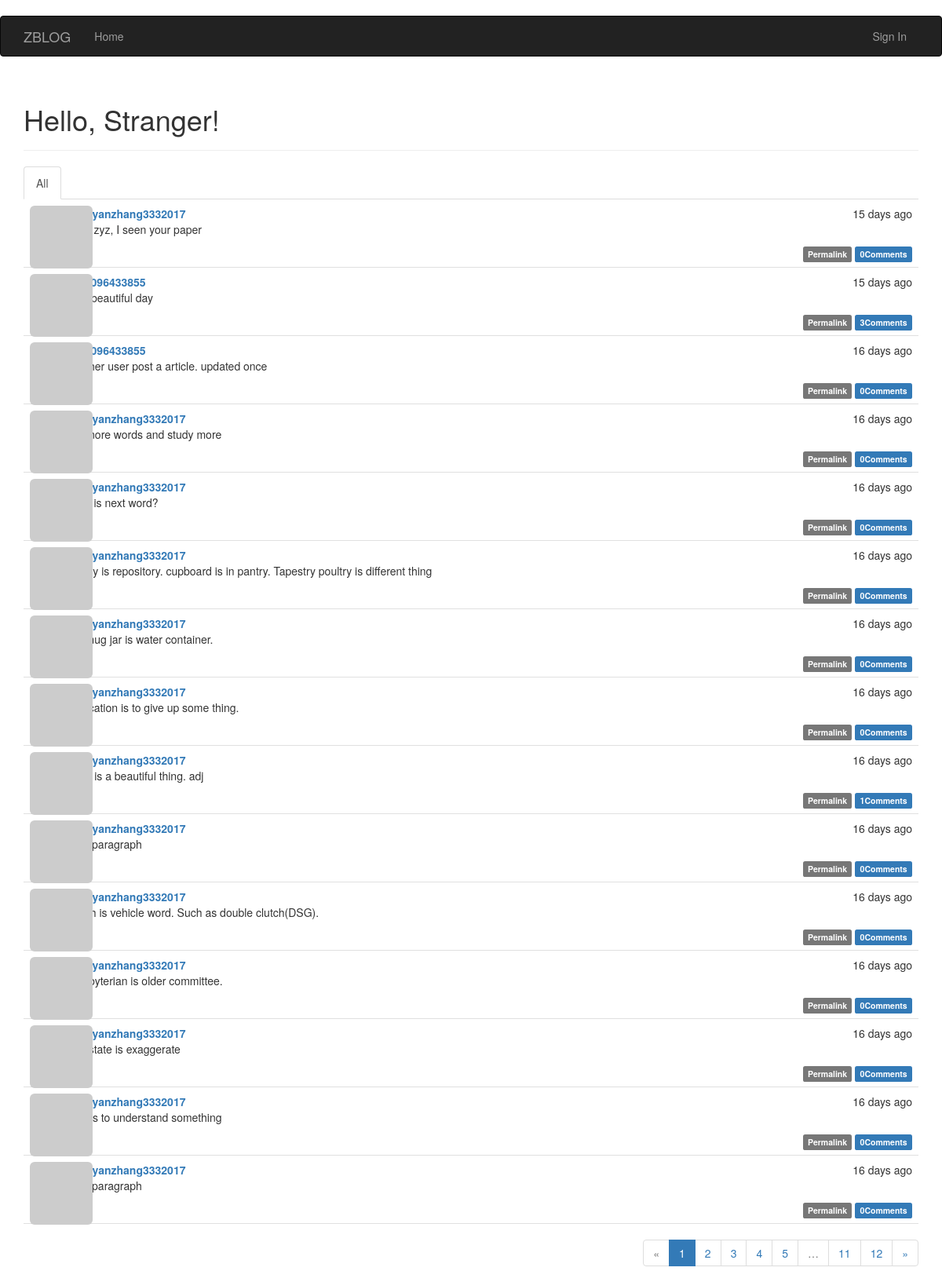
The page / on the database its author committed.
### app/models.py (models this page shows, shortened)
class Post(db.Model):
    __tablename__='posts'
    id = db.Column(db.Integer,primary_key=True)
    body = db.Column(db.Text)
    body_html=db.Column(db.Text)
    timestamp=db.Column(db.DateTime,index=True,default=datetime.utcnow)
    author_id=db.Column(db.Integer,db.ForeignKey('users.id'))
    comments=db.relationship('Comment',backref='post',lazy='dynamic')

class User(UserMixin,db.Model):
    __tablename__ = 'users'
    id = db.Column(db.Integer, primary_key=True)
    email = db.Column(db.String(64), unique=True, index=True)
    username = db.Column(db.String(64), unique=True, index=True)
    role_id = db.Column(db.Integer, db.ForeignKey('roles.id'))
    password_hash=db.Column(db.String(128))
    confirmed =db.Column(db.Boolean,default=False)
    posts   =db.relationship('Post',   backref='author',lazy='dynamic')
    comments=db.relationship('Comment',backref='author',lazy='dynamic')
    followed = db.relationship('Follow',
                                foreign_keys=[Follow.follower_id],
                                backref=db.backref('follower', lazy='joined'),
                                lazy='dynamic',
                                cascade='all, delete-orphan')
    followers = db.relationship('Follow',
                                foreign_keys=[Follow.followed_id],
                                backref=db.backref('followed', lazy='joined'),
                                lazy='dynamic',
                                cascade='all, delete-orphan')
    @property
    def password(self):
        raise AttributeError ('password is not a readable attribute')
    name= db.Column(db.String(64))
    location=db.Column(db.String(64))
    about_me=db.Column(db.Text())
    member_since=db.Column(db.DateTime(),default=datetime.utcnow)
    last_seen=db.Column(db.DateTime(),default=datetime.utcnow)
    avatar_hash =db.Column(db.String(32))
    def gravatar(self,size=100,default='identicon',rating='g'):
        if request.is_secure:
            url='https://secure.gravatar.com/avatar'
        else:
            url='http://www.gravatar.com/avatar'
        hash=self.avatar_hash or hashlib.md5(self.email.encode('utf-8')).hexdigest()
        return '{url}/{hash}?s={size}&d={default}&r={rating}'.\
            format(url=url,hash=hash,size=size,default=default,rating=rating)
    '''
    def change_email(self,token):
        pass
        self.email=new_email
        self.avatar_hashself.avatar_hash=hashlib.md5(self.email.encode('utf-8')).hexdigest()
        db.session.add(self)
    '''

### app/main/views.py (the view)
@main.route('/', methods=['GET', 'POST'])
def index():
    form = PostForm()
    if current_user.can(Permission.WRITE_ARTICLES) and\
            form.validate_on_submit():
        post=Post(body=form.body.data,author=current_user._get_current_object())
        db.session.add(post)
        return redirect(url_for('.index'))
    page=request.args.get('page',1,type=int)
    show_followed=False
    if current_user.is_authenticated:
        show_followed=bool(request.cookies.get('show_followed',''))
    if show_followed:
        query =current_user.followed_posts
    else:
        query = Post.query
    pagination=query.order_by(Post.timestamp.desc()).paginate(\
            page,per_page=15,error_out=False)
    posts=pagination.items
    return render_template('index.html',form=form,posts=posts,pagination=pagination\
            ,show_followed=show_followed)

### app/auth/views.py (called while the page is built)
@auth.before_app_request
def before_request():
    if current_user.is_authenticated:
        current_user.ping()
        if not current_user.confirmed\
                and request.endpoint[:5]!='auth.'\
                and request.endpoint !='static':
            return redirect(url_for('auth.unconfirmed'))

### app/main/__init__.py (called while the page is built)
@main.app_context_processor
def inject_permissions():
    return dict(Permission=Permission)

### app/models.py (called while the page is built)
    def can(self,permissions):
        return False

    def is_administrator(self):
        return False

### app/templates/index.html (shortened to what this page needs)
{% extends "base.html" %}
{% import "bootstrap/wtf.html" as wtf %}
{% import "_macros.html" as macros %}
{% block page_content %}
<div class="page-header">
    <h1>Hello, {% if current_user.is_authenticated %}{{ current_user.username }}{% else %}Stranger{% endif %}!</h1>
</div>
<div class="post-tabs">
    <ul class="nav nav-tabs">
        <li {% if not show_followed%} class = "active"{%endif%}><a href="{{url_for('.show_all')}}">All</a></li>
    </ul>
    {% include '_posts.html'%}
</div>
{% if pagination %}
<div class="pagination">
    {{macros.pagination_widget(pagination,'.index')}}
</div>
{% endif %}
{% endblock %}

### app/templates/_posts.html (shortened to what this page needs)
<ul class="posts">
    {% for post in posts %}
    <li class="post">
        <div class="post-thumbnail">
            <a href="{{ url_for('.user', username=post.author.username) }}">
                <img class="img-rounded profile-thumbnail" src="{{ post.author.gravatar(size=40) }}">
            </a>
        </div>
        <div class="post-content">
            <div class="post-date">{{ moment(post.timestamp).fromNow() }}</div>
            <div class="post-author"><a href="{{ url_for('.user', username=post.author.username) }}">{{ post.author.username }}</a></div>
            <div class="post-body">
                {% if post.body_html %}
                    {{ post.body_html | safe }}
                {% else %}
                    {{ post.body }}
                {% endif %}
            </div>
            <div class="post-footer">
                <a href="{{ url_for('.post', id=post.id) }}">
                    <span class="label label-default">Permalink</span>
                </a>
                <a href="{{url_for('.post',id=post.id)}}#comments">
                    <span class="label label-primary">
                        {{post.comments.count()}}Comments
                    </span>
                </a>
            </div>
        </div>
    </li>
    {% endfor %}
</ul>

### app/static/styles.css (style rules this page uses)
.profile-thumbnail { position: absolute; }
div.post-tabs { margin-top: 16px; }
ul.posts { list-style-type: none; padding: 0px; margin: 16px 0px 0px 0px; border-top: 1px solid #e0e0e0; }
div.post-tabs ul.posts { margin: 0px; border-top: none; }
ul.posts li.post { padding: 8px; border-bottom: 1px solid #e0e0e0; }
div.post-date { float: right; }
div.post-author { font-weight: bold; }
div.post-thumbnail { position: absolute; }
div.post-content { margin-left: 48px; min-height: 48px; }
div.post-footer { text-align: right; }
div.pagination { width: 100%; text-align: right; padding: 0px; margin: 0px; }

### rows shown on the page
Post: timestamp "15 days ago", author.username "zhaoyanzhang3332017", body_html "hello zyz, I seen your paper", comments.count "0"
Post: timestamp "15 days ago", author.username "zyz1096433855", body_html "next beautiful day", comments.count "3"
Post: timestamp "16 days ago", author.username "zyz1096433855", body_html "another user post a article. updated once", comments.count "0"
Post: timestamp "16 days ago", author.username "zhaoyanzhang3332017", body_html "Try more words and study more", comments.count "0"
Post: timestamp "16 days ago", author.username "zhaoyanzhang3332017", body_html "what is next word?", comments.count "0"
Post: timestamp "16 days ago", author.username "zhaoyanzhang3332017", body_html "pantry is repository. cupboard is in pantry. Tapestry poultry is different thing", comments.count "0"
Post: timestamp "16 days ago", author.username "zhaoyanzhang3332017", body_html "jug mug jar is water container.", comments.count "0"
Post: timestamp "16 days ago", author.username "zhaoyanzhang3332017", body_html "revocation is to give up some thing.", comments.count "0"
Post: timestamp "16 days ago", author.username "zhaoyanzhang3332017", body_html "floral is a beautiful thing. adj", comments.count "1"
Post: timestamp "16 days ago", author.username "zhaoyanzhang3332017", body_html "15th paragraph", comments.count "0"
Post: timestamp "16 days ago", author.username "zhaoyanzhang3332017", body_html "clutch is vehicle word. Such as double clutch(DSG).", comments.count "0"
Post: timestamp "16 days ago", author.username "zhaoyanzhang3332017", body_html "presbyterian is older committee.", comments.count "0"
Post: timestamp "16 days ago", author.username "zhaoyanzhang3332017", body_html "overstate is exaggerate", comments.count "0"
Post: timestamp "16 days ago", author.username "zhaoyanzhang3332017", body_html "twig is to understand something", comments.count "0"
Post: timestamp "16 days ago", author.username "zhaoyanzhang3332017", body_html "10th paragraph", comments.count "0"

### other values the page prints
{{ p }} "1"
{{ p }} "2" "3" "4" "5" "11" "12"
